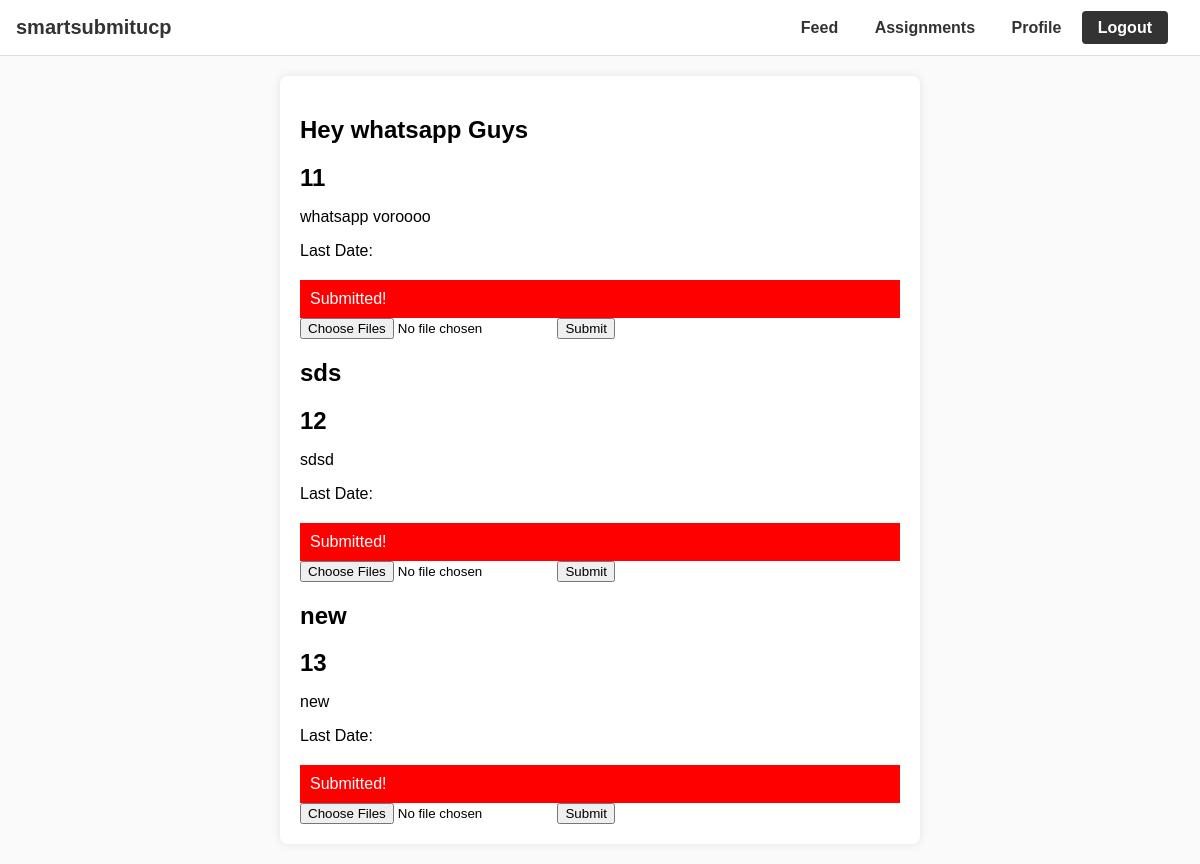
Screenshot of /assignment (signed in) with the database file from the repository.
### ucp/models.py (models this page shows, shortened)
class Assignment(models.Model):
    teacher = models.ForeignKey(Teacher, on_delete=models.CASCADE, related_name='assignments')
    title = models.CharField(max_length=255)
    description = models.TextField()

class Submission(models.Model):
    assignment = models.ForeignKey(Assignment, on_delete=models.CASCADE, related_name='submissions')
    student = models.ForeignKey(Student, on_delete=models.CASCADE, related_name='submissions')
    file = models.FileField(upload_to='submissions/')
    submitted_at = models.DateTimeField(auto_now_add=True)

### ucp/views.py (the view, shortened to what this page needs)
# urls.py: path("assignment", views.assignment),
@login_required
def assignment(request):
    student = get_object_or_404(Student, user=request.user)
    assignments = Assignment.objects.filter(teacher__students=student)
    submissions = Submission.objects.filter(student=student)
    return render(request, 'assignment.html', {'assignments': assignments, "user": request.user, "submissions": submissions})

### templates/assignment.html (shortened to what this page needs)
<!DOCTYPE html>
<html lang="en">
<head>
</head>
<body>
<div class="navbar">
    <a href="#" class="logo">smartsubmitucp</a>
    <div class="menu">
    <a href="feed" class="menu">Feed</a>
    <a href="assignment" class="menu">Assignments</a>
    <a href="{% url 'profile' %}" class="menu">Profile</a>
    <a href="{% url 'logout' %}" class="logout-button">Logout</a>
    </div>
</div>
<div class="assignment-container">
    {% for assignment in assignments %}
        <div class="assignment-details">
            <h2>{{ assignment.title }}</h2>
            <h2>{{ assignment.id }}</h2>
            <p>{{ assignment.description }}</p>
            <p>Last Date: {{ assignment.last_date }}</p>
        </div>
    {% for sub in submissions %}
        {% if sub.assignment.id == assignment.id %}
            <div class="submitted">
                Submitted!
            </div>
        {% endif %}
    {% endfor %}
    <div class="upload-section">
        <form method="post" enctype="multipart/form-data">
            <input type="file" name="file" multiple>
            <button type="submit">Submit</button>
        </form>
    </div>
{% endfor %}
</body>
</html>

### rows the page displays
Assignment: title "Hey whatsapp Guys", id "11", description "whatsapp voroooo"
Submission: shows "Submitted!"
Assignment: title "sds", id "12", description "sdsd"
Submission: shows "Submitted!"
Assignment: title "new", id "13", description "new"
Submission: shows "Submitted!"
